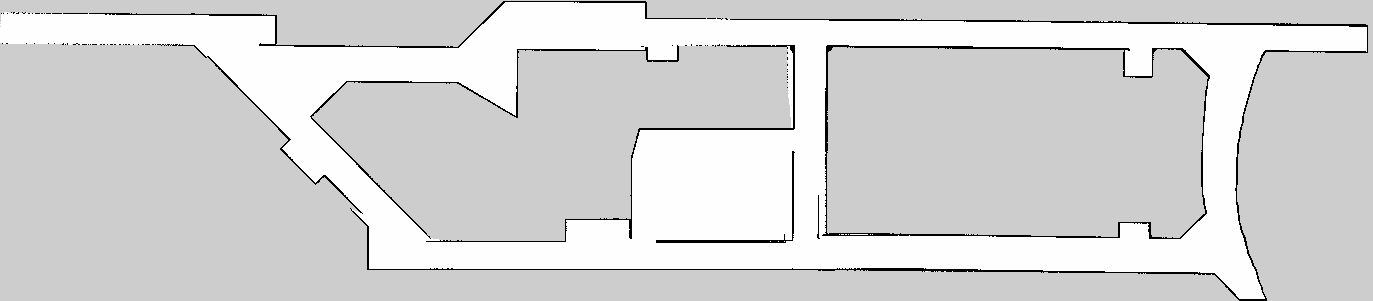
//> input picture multi_robot_sim/setting/map.pgm, 1373 x 301 px
$ ./border_filter map.pgm   (built with g++ and OpenCV 4)
//> lines starting //> are read from the running program, lines starting //| are printed output that depends on the picture; after the words box and inside, x2 and y2 are one past the last pixel; in counts of white or black regions, pixels touching at a corner belong together
#include "opencv2/highgui/highgui.hpp"
#include "opencv2/imgproc/imgproc.hpp"
#include <iostream>
#include <stdio.h>
#include <stdlib.h>

using namespace cv;
using namespace std;

Mat src; Mat src_gray;
int thresh = 100;
int max_thresh = 255;
RNG rng(12345);

void OffsetImage(Mat &image, Scalar bordercolour, int xoffset, int yoffset)
{
    Mat temp(image.rows+2*yoffset,image.cols+2*xoffset,image.type(),bordercolour);
    Mat roi(temp(cvRect(xoffset,yoffset,image.cols,image.rows)));
    image.copyTo(roi);
    image=temp.clone();
}

void Dilation( int dilation_elem, int dilation_size )
{
  int dilation_type;
  if( dilation_elem == 0 ){ dilation_type = MORPH_RECT; }
  else if( dilation_elem == 1 ){ dilation_type = MORPH_CROSS; }
  else if( dilation_elem == 2) { dilation_type = MORPH_ELLIPSE; }

  Mat element = getStructuringElement( dilation_type,
                                       Size( 2*dilation_size + 1, 2*dilation_size+1 ),
                                       Point( dilation_size, dilation_size ) );
  /// Apply the dilation operation
  dilate( src_gray, src_gray, element );
  imshow( "Dilation Demo", src_gray );
}

/// Function header
void thresh_callback(int, void* );

/** @function main */
int main( int argc, char** argv )
{
  /// Load source image and convert it to gray
  src = imread( argv[1], 1 );
//> src is the input picture: 301 rows x 1373 cols, CV_8UC3; min 0, max 254, mean 213.8

  /// Convert image to gray and blur it
  cvtColor( src, src_gray, CV_BGR2GRAY );
  OffsetImage(src_gray, Scalar(255), 10, 10 );
//> in OffsetImage, `Mat temp(image.rows+2*yoffset,image.cols+2*xoffset,image.type(),border..`: temp: 321 rows x 1393 cols, CV_8UC1; every value is 255
//> in OffsetImage, `Mat roi(temp(cvRect(xoffset,yoffset,image.cols,image.rows)));`: roi: 301 rows x 1373 cols, CV_8UC1; every value is 255
//> in OffsetImage, `image=temp.clone();`:
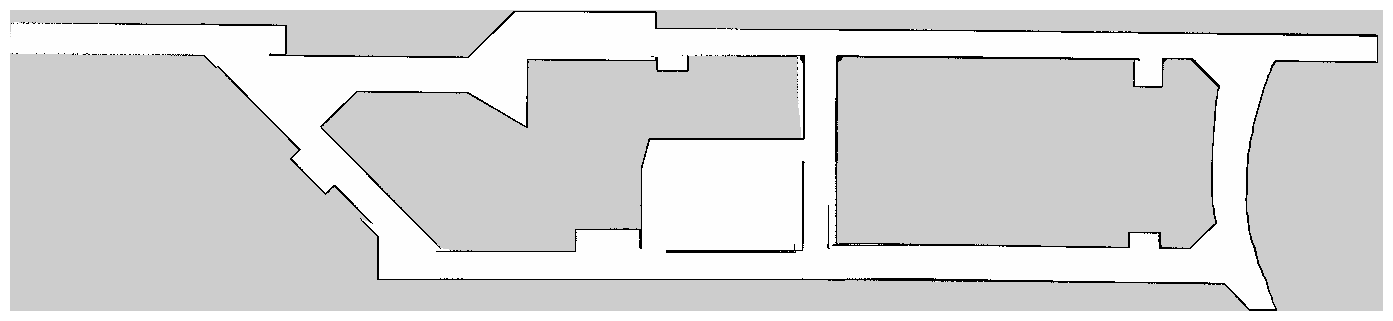
//> image: 321 rows x 1393 cols, CV_8UC1; min 0, max 255, mean 216.9
  threshold(src_gray,src_gray, 0, 255, THRESH_BINARY_INV);
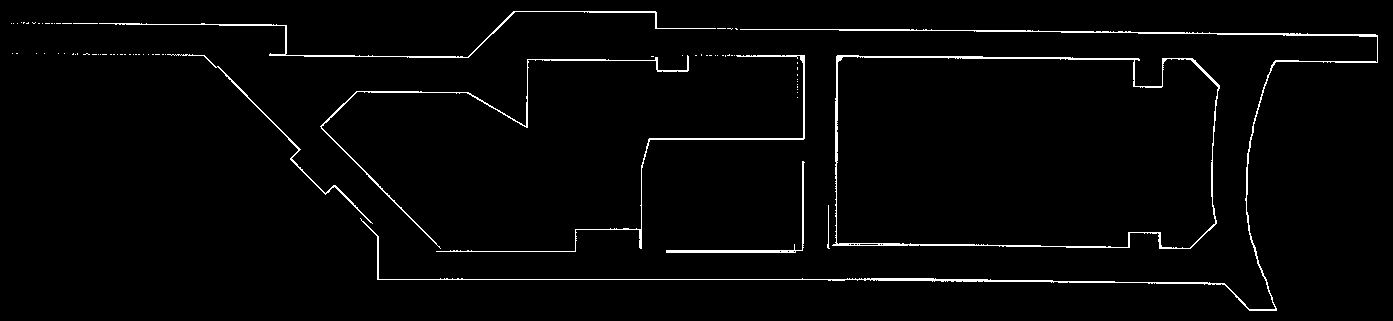
//> src_gray: 321 rows x 1393 cols, CV_8UC1; 2.2% white in thin lines or dots
  Dilation(2, 4);
  threshold(src_gray,src_gray, 127, 255, THRESH_BINARY_INV);
//> src_gray: 321 rows x 1393 cols, CV_8UC1; 86.8% white; 6 black regions, box (x1, y1, x2, y2) and area: (7, 7, 1382, 315) 30798, (316, 50, 809, 256) 13173, (823, 51, 1224, 253) 12334, (662, 157, 809, 257) 2482, (32, 49, 49, 58) 111, (8, 49, 22, 58) 96
  imshow( "test", src_gray );
  waitKey(0);
  blur( src_gray, src_gray, Size(3,3) );
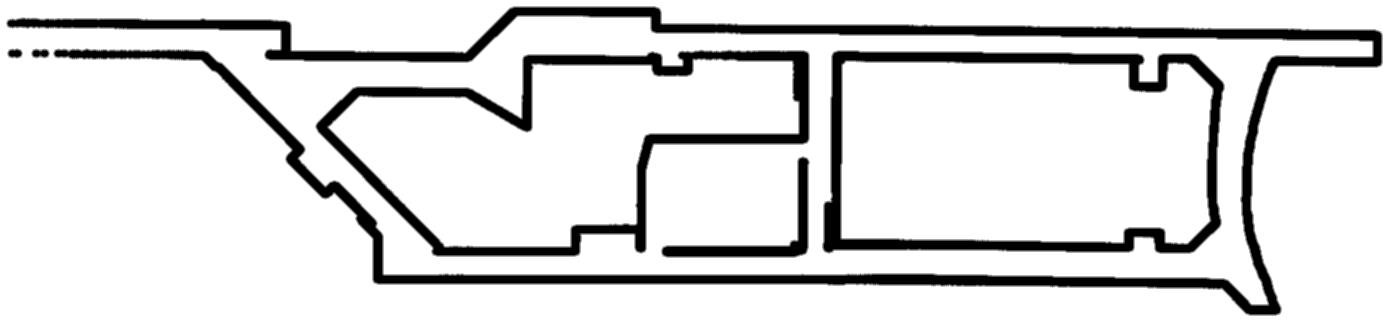
//> src_gray: 321 rows x 1393 cols, CV_8UC1; min 0, max 255, mean 221.4

  /// Create Window
  char* source_window = "Source";
  namedWindow( source_window, CV_WINDOW_AUTOSIZE );
  imshow( source_window, src );

  createTrackbar( " Canny thresh:", "Source", &thresh, max_thresh, thresh_callback );
  thresh_callback( 0, 0 );

  waitKey(0);
  return(0);
}

/** @function thresh_callback */
void thresh_callback(int, void* )
{
  Mat canny_output;
  vector<vector<Point> > contours;
  vector<Vec4i> hierarchy;

  /// Detect edges using canny
  Canny( src_gray, canny_output, thresh, thresh*2, 3 );
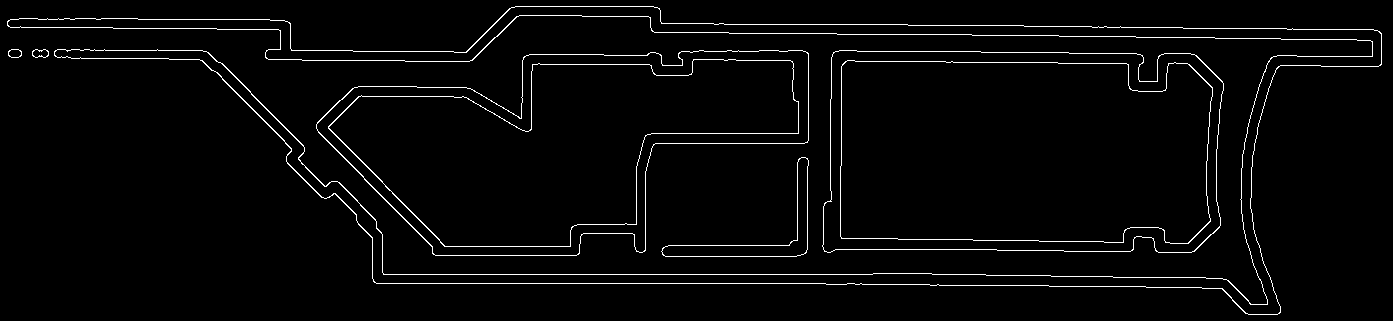
//> canny_output: 321 rows x 1393 cols, CV_8UC1; 2.8% white in thin lines or dots
  /// Find contours
  findContours( canny_output, contours, hierarchy, CV_RETR_TREE, CV_CHAIN_APPROX_SIMPLE, Point(0, 0) );
//> contours = 16 contours; largest, box (x1, y1, x2, y2) and area: (822, 50, 1224, 253) 75798, (822, 50, 1224, 253) 75736, (316, 50, 809, 256) 63732, (316, 50, 809, 256) 63556, (840, 60, 1213, 244) 63444

  /// Draw contours
  Mat drawing = Mat::zeros( canny_output.size(), CV_8UC3 );
  for( int i = 0; i< contours.size(); i++ )
     {
       Scalar color = Scalar( rng.uniform(0, 255), rng.uniform(0,255), rng.uniform(0,255) );
       drawContours( drawing, contours, i, color, CV_FILLED, 8, hierarchy, 0, Point() );
     }
//> this loop made 16 passes
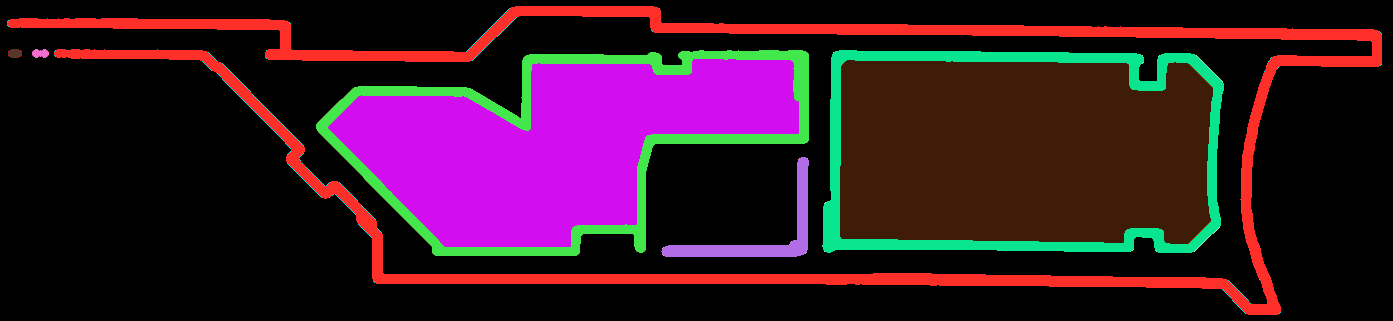
//> drawing: 321 rows x 1393 cols, CV_8UC3; mean B, G, R 39.4, 23.1, 55.6

  /// Show in a window
  namedWindow( "Contours", CV_WINDOW_AUTOSIZE );
  imshow( "Contours", drawing );
}
